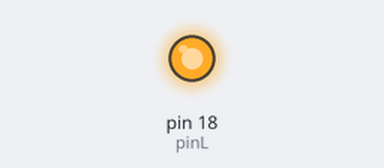
Simulated run of this program. Board: Raspberry Pi (header pin numbers). Parts: output pins drawn as LEDs (lit = HIGH). At 9.0 s the program stops and its outputs stay as they are.

Above: at 0.1 s.
At 5.1 s:
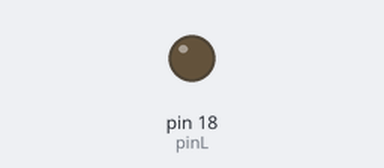
Timing chart, 0 to 6.6 s (numbered marks = the images above):
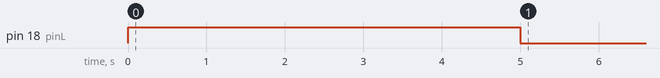

The program:

led1.py
```python
import RPi.GPIO as GPIO
from time import sleep

pinL = 18
GPIO.setmode(GPIO.BOARD)
GPIO.setup(pinL, GPIO.OUT)


GPIO.output(pinL, GPIO.HIGH)
sleep(5)
GPIO.output(pinL, GPIO.LOW)
sleep(4)

GPIO.output(pinL, GPIO.LOW)
GPIO.cleanup()
```

Measured:
- by itself, pin 18 (pinL): LOW → HIGH at 0.00 s, → LOW 5.0 s later
